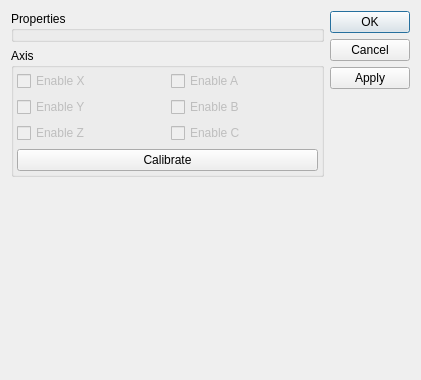
<?xml version="1.0" encoding="UTF-8"?>
<ui version="4.0">
 <class>DialogMyCobot280Pi</class>
 <widget class="QDialog" name="DialogMyCobot280Pi">
  <property name="geometry">
   <rect>
    <x>0</x>
    <y>0</y>
    <width>421</width>
    <height>380</height>
   </rect>
  </property>
  <property name="windowTitle">
   <string>Dialog</string>
  </property>
  <layout class="QHBoxLayout" name="horizontalLayout">
   <item>
    <layout class="QVBoxLayout" name="verticalLayout">
     <item>
      <widget class="QGroupBox" name="groupBoxProperties">
       <property name="title">
        <string>Properties</string>
       </property>
       <layout class="QGridLayout" name="gridLayout">
        <property name="leftMargin">
         <number>3</number>
        </property>
        <property name="topMargin">
         <number>3</number>
        </property>
        <property name="rightMargin">
         <number>3</number>
        </property>
        <property name="bottomMargin">
         <number>3</number>
        </property>
        <item row="0" column="0" colspan="2">
         <widget class="ParamEditorWidget" name="paramEditor"/>
        </item>
       </layout>
      </widget>
     </item>
     <item>
      <widget class="QGroupBox" name="groupBoxAxis">
       <property name="title">
        <string>Axis</string>
       </property>
       <layout class="QGridLayout" name="gridLayout_2">
        <property name="leftMargin">
         <number>3</number>
        </property>
        <property name="topMargin">
         <number>3</number>
        </property>
        <property name="rightMargin">
         <number>3</number>
        </property>
        <property name="bottomMargin">
         <number>3</number>
        </property>
        <item row="0" column="0">
         <widget class="QCheckBox" name="checkBox_EnableX">
          <property name="enabled">
           <bool>false</bool>
          </property>
          <property name="text">
           <string>Enable X</string>
          </property>
         </widget>
        </item>
        <item row="0" column="1">
         <widget class="QCheckBox" name="checkBox_EnableA">
          <property name="enabled">
           <bool>false</bool>
          </property>
          <property name="text">
           <string>Enable A</string>
          </property>
         </widget>
        </item>
        <item row="1" column="0">
         <widget class="QCheckBox" name="checkBox_EnableY">
          <property name="enabled">
           <bool>false</bool>
          </property>
          <property name="text">
           <string>Enable Y</string>
          </property>
         </widget>
        </item>
        <item row="1" column="1">
         <widget class="QCheckBox" name="checkBox_EnableB">
          <property name="enabled">
           <bool>false</bool>
          </property>
          <property name="text">
           <string>Enable B</string>
          </property>
         </widget>
        </item>
        <item row="2" column="0">
         <widget class="QCheckBox" name="checkBox_EnableZ">
          <property name="enabled">
           <bool>false</bool>
          </property>
          <property name="text">
           <string>Enable Z</string>
          </property>
         </widget>
        </item>
        <item row="2" column="1">
         <widget class="QCheckBox" name="checkBox_EnableC">
          <property name="enabled">
           <bool>false</bool>
          </property>
          <property name="text">
           <string>Enable C</string>
          </property>
         </widget>
        </item>
        <item row="3" column="0" colspan="2">
         <widget class="QPushButton" name="pushButtonCalib">
          <property name="text">
           <string>Calibrate</string>
          </property>
          <property name="autoDefault">
           <bool>false</bool>
          </property>
         </widget>
        </item>
       </layout>
      </widget>
     </item>
     <item>
      <spacer name="verticalSpacer">
       <property name="orientation">
        <enum>Qt::Orientation::Vertical</enum>
       </property>
       <property name="sizeHint" stdset="0">
        <size>
         <width>20</width>
         <height>40</height>
        </size>
       </property>
      </spacer>
     </item>
    </layout>
   </item>
   <item>
    <widget class="QDialogButtonBox" name="buttonBox">
     <property name="locale">
      <locale language="German" country="Germany"/>
     </property>
     <property name="orientation">
      <enum>Qt::Orientation::Vertical</enum>
     </property>
     <property name="standardButtons">
      <set>QDialogButtonBox::StandardButton::Apply|QDialogButtonBox::StandardButton::Cancel|QDialogButtonBox::StandardButton::Ok</set>
     </property>
    </widget>
   </item>
  </layout>
 </widget>
 <customwidgets>
  <customwidget>
   <class>ParamEditorWidget</class>
   <extends>QWidget</extends>
   <header>paramEditorWidget.h</header>
  </customwidget>
 </customwidgets>
 <tabstops>
  <tabstop>checkBox_EnableX</tabstop>
  <tabstop>checkBox_EnableY</tabstop>
  <tabstop>checkBox_EnableZ</tabstop>
  <tabstop>checkBox_EnableA</tabstop>
  <tabstop>checkBox_EnableB</tabstop>
  <tabstop>checkBox_EnableC</tabstop>
  <tabstop>pushButtonCalib</tabstop>
 </tabstops>
 <resources/>
 <connections/>
</ui>
